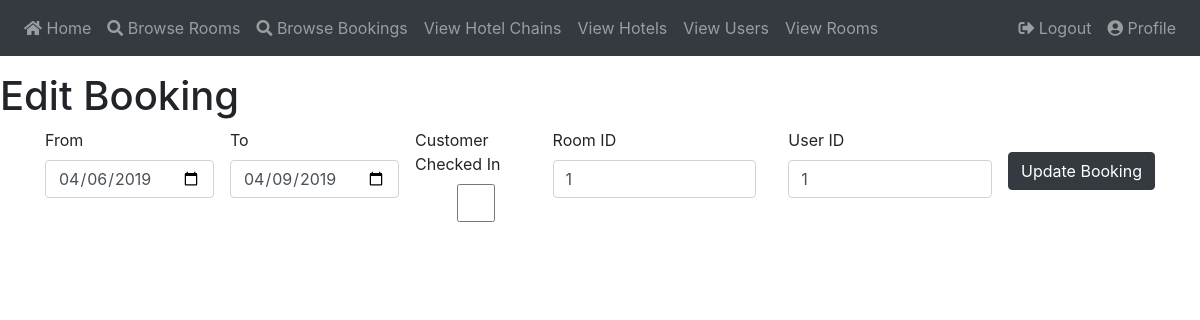
The page /edit_booking/1 (signed in) on the database as committed earlier.
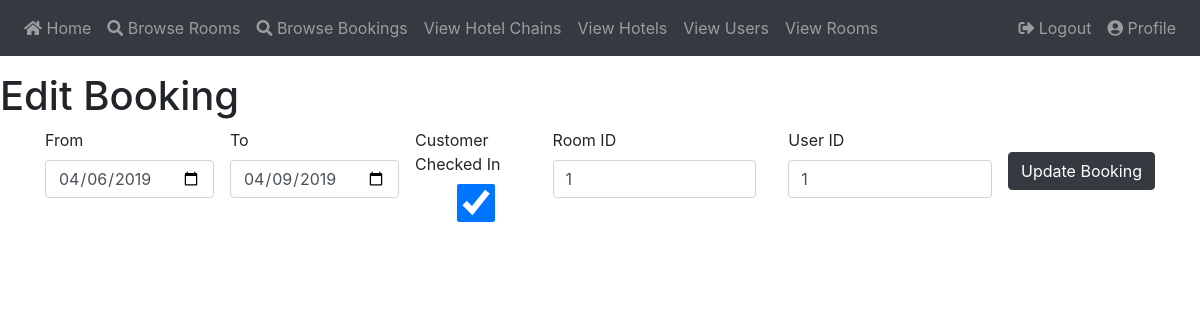
The same page on the database as committed later.
### app/models.py (models this page shows)
class Booking(db.Model):
    id          = db.Column(db.Integer, primary_key = True)
    checked_in  = db.Column(db.Boolean, nullable = False)
    from_date   = db.Column(db.Date, nullable = False)
    to_date     = db.Column(db.Date, nullable = False)
    room        = db.Column(db.Integer, db.ForeignKey('room.id'))
    user        = db.Column(db.Integer, db.ForeignKey('user.id'))

### app/routes.py (the view)
@app.route("/edit_booking/<booking_id>", methods=["GET", "POST"])
@login_required
def edit_booking(booking_id):
    if current_user.priv > 0:
        booking = Booking.query.get(booking_id)
        form = EditBookingForm()
        if form.validate_on_submit():
            booking.checked_in = form.checked_in.data
            booking.from_date = form.from_date.data
            booking.to_date = form.to_date.data
            booking.room = form.room.data
            booking.user = form.user.data
            db.session.commit()
            flash("Modifications have been saved!")
            return render_template("edit_type/booking.html", title="Edit Booking", form=form, booking_id = booking_id)
        elif request.method == "GET":
            form.checked_in.data = booking.checked_in
            form.from_date.data = booking.from_date
            form.to_date.data = booking.to_date
            form.room.data = booking.room
            form.user.data = booking.user
        return render_template("edit_type/booking.html", title="Edit Booking", form=form, booking_id = booking_id)
    else:
        return render_template('browse_bookings.html')

### app/forms.py (shortened to what this page needs)
class EditBookingForm(FlaskForm):
    checked_in = BooleanField("Customer Checked In")
    from_date = DateField("From", validators=[DataRequired()])
    to_date = DateField("To", validators=[DataRequired()])
    room = IntegerField("Room ID", validators=[DataRequired()])
    user = IntegerField("User ID", validators=[DataRequired()])
    submit = SubmitField('Update Booking')

### app/models.py (called while the page is built)
@login.user_loader
def load_user(id):
    return User.query.get(int(id))

### app/templates/edit_type/booking.html (shortened to what this page needs)
{% extends "base.html" %}
{% block content %}
    <h1>Edit Booking</h1>
    <div class="container">
    <form action="" method="post">
        <div class="d-flex">
        <p>
            {{ form.from_date.label }}<br>
            {{ form.from_date(class="form-control", type="date") }}<br>
        </p>
        <p class="px-3">
            {{ form.to_date.label }}<br>
            {{ form.to_date(class="form-control", type="date") }}<br>
        </p>
        <p>
            {{ form.checked_in.label }}<br>
            {{ form.checked_in(class="form-control") }}<br>
        </p>
        <p class="px-3">
            {{ form.room.label }}<br>
            {{ form.room(size=4, class="form-control") }}<br>
        </p>
        <p class="px-3">
            {{ form.user.label }}<br>
            {{ form.user(size=4, class="form-control") }}<br>
        </p>
        <div>
            <p class="py-4">{{ form.submit(class="btn btn-dark") }}</p>
        </div>
        </div>
    </form>
</div>
{% endblock %}

Rows that differ between the two databases and show on the page:
changed Booking: checked_in "☐" → "☑"
